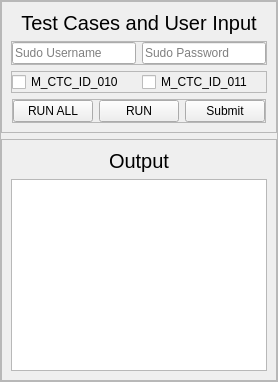
                  <widget class="QWidget" name="Module4">
                   <property name="styleSheet">
                    <string notr="true"/>
                   </property>
                   <layout class="QVBoxLayout" name="verticalLayout_11">
                    <property name="leftMargin">
                     <number>0</number>
                    </property>
                    <property name="topMargin">
                     <number>0</number>
                    </property>
                    <property name="rightMargin">
                     <number>0</number>
                    </property>
                    <property name="bottomMargin">
                     <number>0</number>
                    </property>
                    <item>
                     <widget class="QFrame" name="subMod4">
                      <property name="frameShape">
                       <enum>QFrame::StyledPanel</enum>
                      </property>
                      <property name="frameShadow">
                       <enum>QFrame::Raised</enum>
                      </property>
                      <layout class="QVBoxLayout" name="verticalLayout_13">
                       <property name="spacing">
                        <number>6</number>
                       </property>
                       <property name="leftMargin">
                        <number>0</number>
                       </property>
                       <property name="topMargin">
                        <number>0</number>
                       </property>
                       <property name="rightMargin">
                        <number>0</number>
                       </property>
                       <property name="bottomMargin">
                        <number>0</number>
                       </property>
                       <item>
                        <widget class="QFrame" name="InputFrame_4">
                         <property name="frameShape">
                          <enum>QFrame::StyledPanel</enum>
                         </property>
                         <property name="frameShadow">
                          <enum>QFrame::Raised</enum>
                         </property>
                         <layout class="QVBoxLayout" name="verticalLayout_38">
                          <item>
                           <widget class="QLabel" name="InputLabel_4">
                            <property name="font">
                             <font>
                              <pointsize>15</pointsize>
                             </font>
                            </property>
                            <property name="text">
                             <string>Test Cases and User Input</string>
                            </property>
                            <property name="alignment">
                             <set>Qt::AlignCenter</set>
                            </property>
                           </widget>
                          </item>
                          <item>
                           <widget class="QFrame" name="frame_4">
                            <property name="frameShape">
                             <enum>QFrame::StyledPanel</enum>
                            </property>
                            <property name="frameShadow">
                             <enum>QFrame::Raised</enum>
                            </property>
                            <layout class="QHBoxLayout" name="horizontalLayout_19">
                             <property name="leftMargin">
                              <number>0</number>
                             </property>
                             <property name="topMargin">
                              <number>0</number>
                             </property>
                             <property name="rightMargin">
                              <number>0</number>
                             </property>
                             <property name="bottomMargin">
                              <number>0</number>
                             </property>
                             <item>
                              <widget class="QLineEdit" name="username_4">
                               <property name="placeholderText">
                                <string>Sudo Username</string>
                               </property>
                              </widget>
                             </item>
                             <item>
                              <widget class="QLineEdit" name="password_4">
                               <property name="placeholderText">
                                <string>Sudo Password</string>
                               </property>
                              </widget>
                             </item>
                            </layout>
                           </widget>
                          </item>
                          <item>
                           <widget class="QFrame" name="frame_41">
                            <property name="frameShape">
                             <enum>QFrame::StyledPanel</enum>
                            </property>
                            <property name="frameShadow">
                             <enum>QFrame::Raised</enum>
                            </property>
                            <layout class="QHBoxLayout" name="horizontalLayout_20">
                             <property name="leftMargin">
                              <number>0</number>
                             </property>
                             <property name="topMargin">
                              <number>0</number>
                             </property>
                             <property name="rightMargin">
                              <number>0</number>
                             </property>
                             <property name="bottomMargin">
                              <number>0</number>
                             </property>
                             <item>
                              <widget class="QCheckBox" name="TC_010">
                               <property name="styleSheet">
                                <string notr="true"/>
                               </property>
                               <property name="text">
                                <string>M_CTC_ID_010</string>
                               </property>
                              </widget>
                             </item>
                             <item>
                              <widget class="QCheckBox" name="TC_011">
                               <property name="text">
                                <string>M_CTC_ID_011</string>
                               </property>
                              </widget>
                             </item>
                            </layout>
                           </widget>
                          </item>
                          <item alignment="Qt::AlignHCenter">
                           <widget class="QFrame" name="buttons_4">
                            <property name="frameShape">
                             <enum>QFrame::StyledPanel</enum>
                            </property>
                            <property name="frameShadow">
                             <enum>QFrame::Raised</enum>
                            </property>
                            <layout class="QHBoxLayout" name="horizontalLayout_7">
                             <property name="leftMargin">
                              <number>0</number>
                             </property>
                             <property name="topMargin">
                              <number>0</number>
                             </property>
                             <property name="rightMargin">
                              <number>0</number>
                             </property>
                             <property name="bottomMargin">
                              <number>0</number>
                             </property>
                             <item>
                              <widget class="QPushButton" name="run_10_11">
                               <property name="text">
                                <string>RUN ALL</string>
                               </property>
                               <property name="icon">
                                <iconset resource="resource.qrc">
                                 <normaloff>:/icons/icons/play-circle.svg</normaloff>:/icons/icons/play-circle.svg</iconset>
                               </property>
                              </widget>
                             </item>
                             <item>
                              <widget class="QPushButton" name="runButton_4">
                               <property name="text">
                                <string>RUN</string>
                               </property>
                               <property name="icon">
                                <iconset resource="resource.qrc">
                                 <normaloff>:/icons/icons/play.svg</normaloff>:/icons/icons/play.svg</iconset>
                               </property>
                              </widget>
                             </item>
                             <item>
                              <widget class="QPushButton" name="submitBtn_4">
                               <property name="text">
                                <string>Submit</string>
                               </property>
                               <property name="icon">
                                <iconset resource="resource.qrc">
                                 <normaloff>:/icons/icons/zap.svg</normaloff>:/icons/icons/zap.svg</iconset>
                               </property>
                              </widget>
                             </item>
                            </layout>
                           </widget>
                          </item>
                         </layout>
                        </widget>
                       </item>
                       <item>
                        <widget class="QFrame" name="OutputFrame_4">
                         <property name="frameShape">
                          <enum>QFrame::StyledPanel</enum>
                         </property>
                         <property name="frameShadow">
                          <enum>QFrame::Raised</enum>
                         </property>
                         <layout class="QVBoxLayout" name="verticalLayout_12">
                          <item alignment="Qt::AlignTop">
                           <widget class="QLabel" name="outputLabel_4">
                            <property name="font">
                             <font>
                              <pointsize>15</pointsize>
                             </font>
                            </property>
                            <property name="text">
                             <string>Output</string>
                            </property>
                            <property name="alignment">
                             <set>Qt::AlignCenter</set>
                            </property>
                           </widget>
                          </item>
                          <item>
                           <widget class="QTextEdit" name="consoleEdit_4"/>
                          </item>
                         </layout>
                        </widget>
                       </item>
                      </layout>
                     </widget>
                    </item>
                   </layout>
                  </widget>
